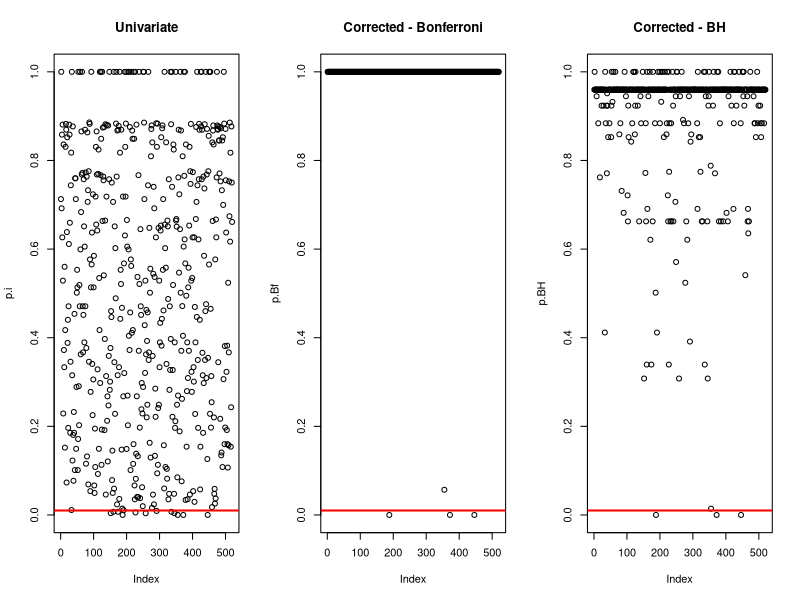

R code for this plot:
allergy <- read.table('hatingalmonds.txt')
head(allergy)
dim(allergy)

noallergy <- read.table('lovingalmonds.txt')
head(noallergy)
dim(noallergy)

n1 <- dim(allergy)[1]
n2 <- dim(noallergy)[1]
p <- dim(noallergy)[2]

x.mean1 <- sapply(allergy, mean)
x.mean2 <- sapply(noallergy, mean)

p.hat <- (x.mean1*n1+x.mean2*n2)/(n1+n2)
x.var <- (p.hat*(1-p.hat))

# Test: H0.i: mu.i1 == mu.i2  vs H1.i: mui1 != mu.i2

z.i <- (x.mean1-x.mean2)/sqrt(x.var*(1/n1+1/n2))
p.i <- ifelse(z.i<0, 2*pnorm(z.i),2*(1-pnorm(z.i)))

which(p.i<.01)

# Bonferoni test
k <- 520

which(p.i*k<.01)  

# or
p.Bf <- p.adjust(p.i, method='bonferroni')

which(p.Bf<.01)  

# Benjamini-Hockberg (control the false discovery rate)  
p.BH <- p.adjust(p.i, method='BH')

which(p.BH<.01)


x11(width=21, height=7)
par(mfrow=c(1,3))
plot(p.i, main='Univariate')
abline(h=.01, lwd=2, col='red')

plot(p.Bf, main='Corrected - Bonferroni')
abline(h=.01, lwd=2, col='red')

plot(p.BH, main='Corrected - BH')
abline(h=.01, lwd=2, col='red')
